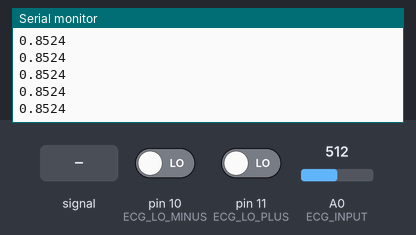
A sketch run on a simulated Arduino Uno, built with avr-gcc and run on an emulated ATmega328P. Parts: the last lines printed to the serial monitor. The inputs (shaded band) are chosen by the test bench; at power-on: A0 (ECG_INPUT) = 512, pin 10 (ECG_LO_MINUS) LOW, pin 11 (ECG_LO_PLUS) LOW.

Above: at 1.2 s.
1.3 s: A0 (ECG_INPUT) fed a 200 Hz sine of ±81 counts around its level
At 2.1 s:
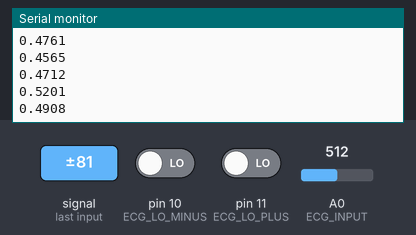
2.8 s: A0 (ECG_INPUT) set to 716
At 3.5 s:
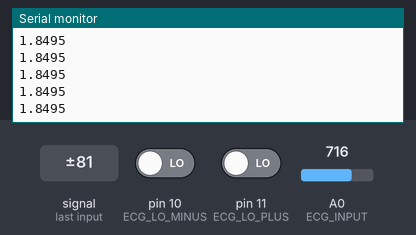
4.3 s: pin 10 (ECG_LO_MINUS) driven HIGH
Timing chart, 0 to 7.3 s (numbered marks = the images above; inputs shaded):
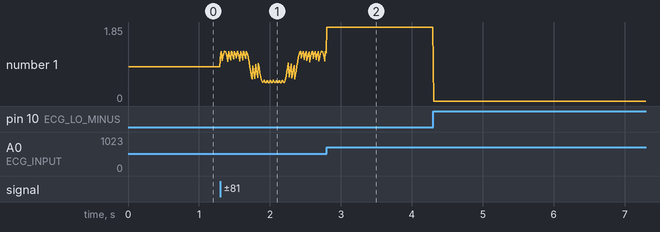

Measured:
- after the input at 1.3 s, the serial monitor: prints a new line at once (image 1)
- plotted number 1: 0.85 → 1.19 after the input at 1.3 s

The sketch:

akusisiECG.ino
```cpp
// Konfigurasi Pin dan Sampling
#define ECG_INPUT A0
#define ECG_LO_PLUS 11
#define ECG_LO_MINUS 10
#define SAMPLE_INTERVAL 10 // 100 Hz = 10 ms interval

void setup() {
    Serial.begin(115200);
    pinMode(ECG_LO_PLUS, INPUT);
    pinMode(ECG_LO_MINUS, INPUT);
    pinMode(ECG_INPUT, INPUT);
}

void loop() {
    static unsigned long lastSampleTime = 0;
    unsigned long currentTime = millis();

    if (currentTime - lastSampleTime >= SAMPLE_INTERVAL) {
        lastSampleTime = currentTime;

        // Cek Lead-Off
        if (digitalRead(ECG_LO_PLUS) == HIGH || digitalRead(ECG_LO_MINUS) == HIGH) {
            // Kirim 0.0 agar Python tidak error saat plotting
            Serial.println(0.0, 4);
        }
        else {
            int raw_adc = analogRead(ECG_INPUT);

            // Perbaikan rumus:
            // (raw_adc / 1023.0 * 5.0) membaca voltase sebenarnya di pin A0
            // Dikurangi 1.65 (VCC/2) untuk menaruh baseline di titik 0
            float voltage = (raw_adc / 1023.0) * 5.0 - 1.65;

            Serial.println(voltage, 4);
        }
    }
}
```
